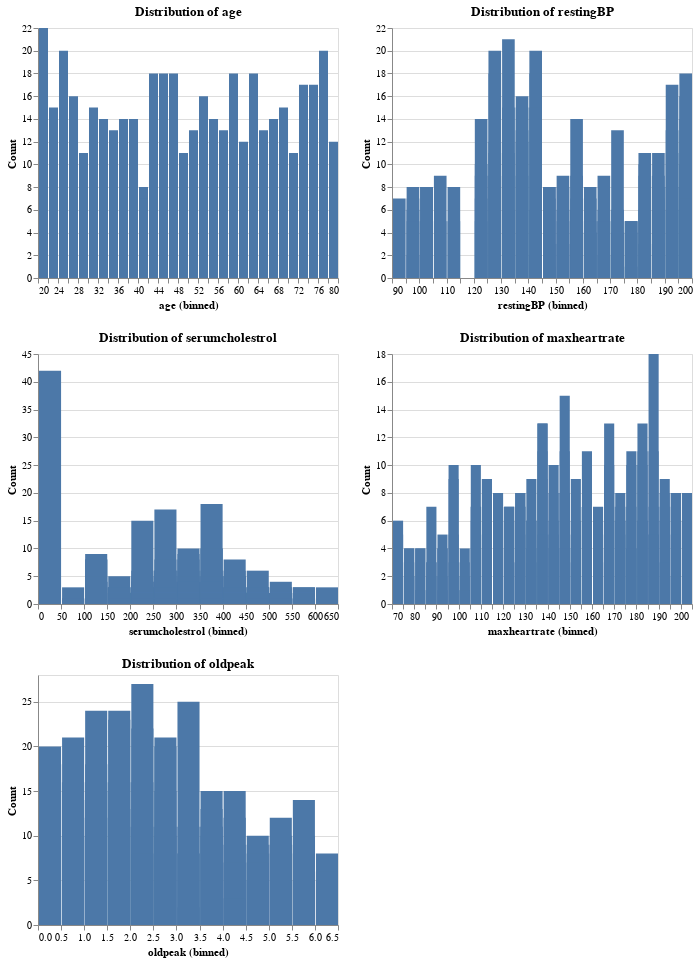

Notebook code for this chart:
### Markdown cell above
#### Distribution of Numerical Features

Histograms are used to visualize the distribution of numerical variables such as age, resting blood pressure and cholesterol. These plots help identify skewness, outliers and typical value ranges within the dataset.

From the distributions of the continuous feature below, it can be observed that none of the features follow a normal distribution. Age is spread out evenly across the entire range, so there isn’t one age group that dominates the dataset. Resting blood pressure is mostly clustered around the middle values, with fewer people having very high readings, which makes it slightly right-skewed. Serum cholesterol is right-skewed; a lot of people have lower cholesterol values, and only a few fall into the very high range. Max heart rate,is in the opposite direction and is slightly left-skewed, which means that more people reach higher heart rate values than lower ones. Lastly, oldpeak is also right-skewed, with most patients showing very low values and only a small number having higher values.

### Code cell
num_cols = ['age', 'restingBP', 'serumcholestrol', 'maxheartrate', 'oldpeak']

charts = []

for col in num_cols:
    chart = alt.Chart(train_df).mark_bar().encode(
        x=alt.X(f'{col}:Q', bin=alt.Bin(maxbins=30)),
        y=alt.Y('count()', title='Count'),
        tooltip=[alt.Tooltip(f'{col}:Q', title=col), alt.Tooltip('count()', title='Count')]
    ).properties(
        title=f'Distribution of {col}',
        width=300,
        height=250
    )
    charts.append(chart)

# rows of 2 charts each
rows = []
for i in range(0, len(charts), 2):
    row_charts = charts[i:i+2]   # take 2 charts (or remaining 1)
    row = alt.hconcat(*row_charts)
    rows.append(row)

final_chart = alt.vconcat(*rows).configure_legend(
    orient='top'
)

final_chart

### Figure 1 — Vega-Lite specification as saved in the notebook (floating-point values rounded to 4 significant figures; data arrays with more than 128 entries replaced by an {"elided": "..."} marker saying what was removed)
{"config": {"view": {"continuousWidth": 300, "continuousHeight": 300}, "legend": {"orient": "top"}}, "vconcat": [{"hconcat": [{"mark": {"type": "bar"}, "encoding": {"tooltip": [{"field": "age", "title": "age", "type": "quantitative"}, {"aggregate": "count", "title": "Count", "type": "quantitative"}], "x": {"bin": {"maxbins": 30}, "field": "age", "type": "quantitative"}, "y": {"aggregate": "count", "title": "Count", "type": "quantitative"}}, "height": 250, "title": "Distribution of age", "width": 300}, {"mark": {"type": "bar"}, "encoding": {"tooltip": [{"field": "restingBP", "title": "restingBP", "type": "quantitative"}, {"aggregate": "count", "title": "Count", "type": "quantitative"}], "x": {"bin": {"maxbins": 30}, "field": "restingBP", "type": "quantitative"}, "y": {"aggregate": "count", "title": "Count", "type": "quantitative"}}, "height": 250, "title": "Distribution of restingBP", "width": 300}]}, {"hconcat": [{"mark": {"type": "bar"}, "encoding": {"tooltip": [{"field": "serumcholestrol", "title": "serumcholestrol", "type": "quantitative"}, {"aggregate": "count", "title": "Count", "type": "quantitative"}], "x": {"bin": {"maxbins": 30}, "field": "serumcholestrol", "type": "quantitative"}, "y": {"aggregate": "count", "title": "Count", "type": "quantitative"}}, "height": 250, "title": "Distribution of serumcholestrol", "width": 300}, {"mark": {"type": "bar"}, "encoding": {"tooltip": [{"field": "maxheartrate", "title": "maxheartrate", "type": "quantitative"}, {"aggregate": "count", "title": "Count", "type": "quantitative"}], "x": {"bin": {"maxbins": 30}, "field": "maxheartrate", "type": "quantitative"}, "y": {"aggregate": "count", "title": "Count", "type": "quantitative"}}, "height": 250, "title": "Distribution of maxheartrate", "width": 300}]}, {"hconcat": [{"mark": {"type": "bar"}, "encoding": {"tooltip": [{"field": "oldpeak", "title": "oldpeak", "type": "quantitative"}, {"aggregate": "count", "title": "Count", "type": "quantitative"}], "x": {"bin": {"maxbins": 30}, "field": "oldpeak", "type": "quantitative"}, "y": {"aggregate": "count", "title": "Count", "type": "quantitative"}}, "height": 250, "title": "Distribution of oldpeak", "width": 300}]}], "data": {"name": "data-1ed18957a6e35fc00b1d7004a54aca3a"}, "$schema": "https://vega.github.io/schema/vega-lite/v5.20.1.json", "datasets": {"data-1ed18957a6e35fc00b1d7004a54aca3a": {"elided": "800 records"}}}
